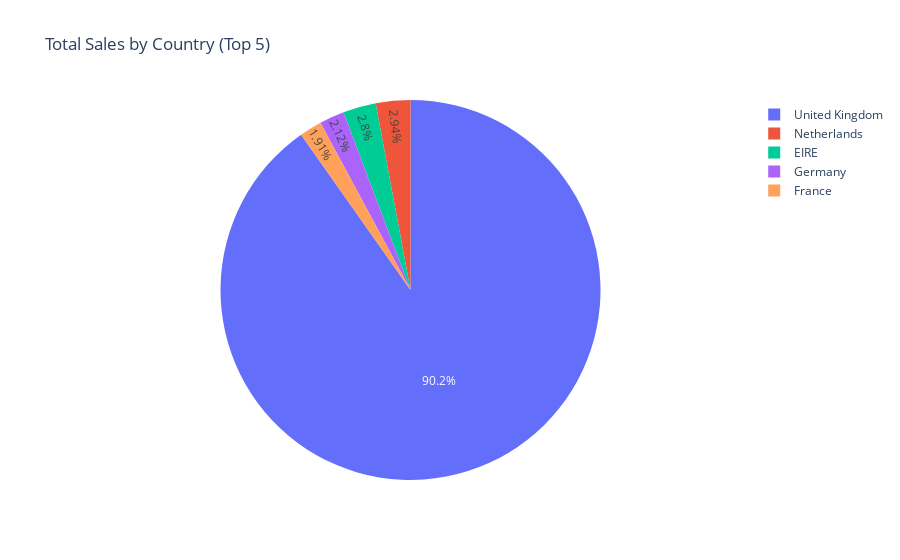

Notebook cell for this chart:
### Markdown cell above
This chart highlights the top 10 best-selling products ranked by total quantity sold. The results show a strong dominance of small, decorative items such as paper crafts, storage jars, novelty bags, and home décor accessories.

### Code cell
country = df0_nc.groupby('Country')['Value'].sum().sort_values(ascending=False).reset_index()
fig = px.pie(country[:5], names='Country', values='Value', title='Total Sales by Country (Top 5)')

fig.show()

### Figure 1 — Plotly figure (JSON) as saved in the notebook; plotly's stock layout.template omitted (floating-point values rounded to 4 significant figures)
{"data": [{"domain": {"x": [0, 1], "y": [0, 1]}, "hovertemplate": "Country=%{label}<br>Value=%{value}<extra></extra>", "labels": ["United Kingdom", "Netherlands", "EIRE", "Germany", "France"], "legendgroup": "", "name": "", "showlegend": true, "type": "pie", "values": [8724000.0, 283900.0, 270900.0, 205400.0, 184500.0]}], "layout": {"legend": {"tracegroupgap": 0}, "title": {"text": "Total Sales by Country (Top 5)"}}}
